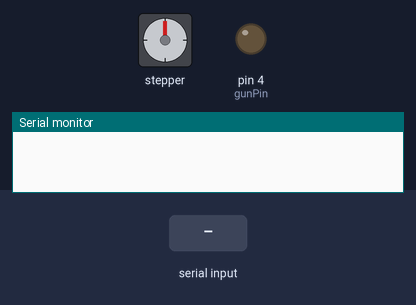
A sketch run on a simulated Arduino Uno, built with avr-gcc and run on an emulated ATmega328P. Parts: stepper motor, output pins drawn as LEDs (lit = HIGH), the last lines printed to the serial monitor. Wiring (inferred from the names in the program): stepper motor driver (200 steps per turn assumed): step pin 2; direction pin 3; enable pin 5. Inputs (shaded band) come from the test bench. Pins used as bus, display or sensor lines are not drawn.

Above: at 1.2 s.
1.3 s: "SHOOT\n" received over Serial
At 1.4 s:
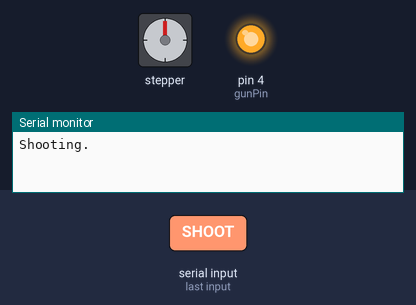
3.0 s: "ROTATE:90\n" received over Serial
At 4.2 s:
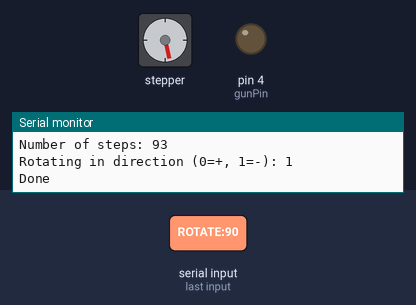
4.6 s: "SHOOT\n" received over Serial
At 4.7 s:
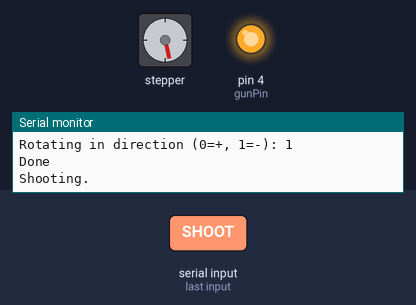
6.3 s: "ROTATE:90\n" received over Serial
At 6.8 s:
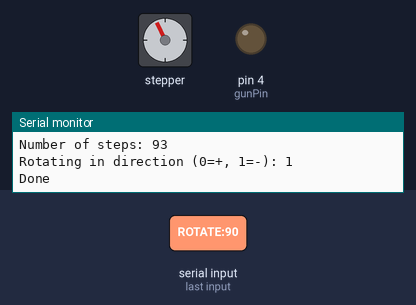
Timing chart, 0 to 8.9 s (numbered marks = the images above; inputs shaded):
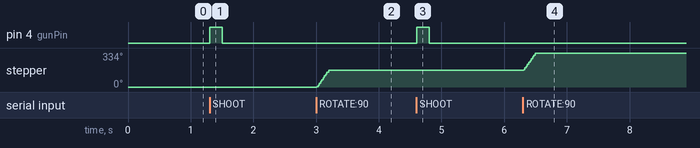

The sketch:

stepper.ino
```cpp
/*
CNC pins Z -
const int gunPin = 12;
const int dirPin = 4;
const int stepPin = 7;
const int enablePin = 8;


bodoboard -
const int gunPin = 4;
const int dirPin = 3;
const int stepPin = 2;
const int enablePin = 5;
*/

const int gunPin = 4;
const int dirPin = 3;
const int stepPin = 2;
const int enablePin = 5;
const int speed = 1000;
const int SHOOT_COOLDOWN = 200;  // ms
const float factor = 2/1.9*0.99;

void setup() {
  Serial.begin(9600);

  pinMode(enablePin, OUTPUT);
  digitalWrite(enablePin, HIGH);  // DISable the driver

  pinMode(gunPin, OUTPUT);
  pinMode(dirPin, OUTPUT);
  pinMode(stepPin, OUTPUT);
}

void loop() {
  if (Serial.available()) {
    String command = Serial.readStringUntil('\n');
    command.trim();

    if (command == "SHOOT") {
      digitalWrite(gunPin, HIGH);
      Serial.println("Shooting.");
      delay(SHOOT_COOLDOWN);
      digitalWrite(gunPin, LOW);
      Serial.println("Done");
    }
    else if (command == "FLIP") {
      digitalWrite(enablePin, !digitalRead(enablePin));
      Serial.println("Flipped, now the enable pin is: ");
      Serial.print(digitalRead(enablePin));
    }
    else if (command.startsWith("ROTATE:")) {
      digitalWrite(enablePin, LOW);  // Enable the driver
      long steps = factor * command.substring(7).toInt(); // Read number of steps
      Serial.print("Number of steps: ");
      Serial.println(steps);
      if (steps != 0) {
        int direction = steps > 0 ? HIGH : LOW;
        Serial.print("Rotating in direction (0=+, 1=-): ");
        Serial.println(direction);
        digitalWrite(dirPin, direction);
        steps = abs(steps);
        for (long i = 0; i < steps; i++) {
          digitalWrite(stepPin, HIGH);
          delayMicroseconds(speed);  // Adjust speed here
          digitalWrite(stepPin, LOW);
          delayMicroseconds(speed);
        }
      }
      delayMicroseconds(10000);
      digitalWrite(enablePin, HIGH);  // Disable the driver
      Serial.println("Done");
    }
  }
}
```

Measured:
- after the input at 1.3 s, pin 4 (gunPin): LOW → HIGH at once, → LOW 0.20 s later
- after the input at 3.0 s, stepper: turns 167° clockwise in 0.19 s, starting at once
- after the input at 4.6 s, pin 4 (gunPin): LOW → HIGH at once, → LOW 0.20 s later
- after the input at 6.3 s, stepper: turns 167° clockwise in 0.19 s, starting at once
